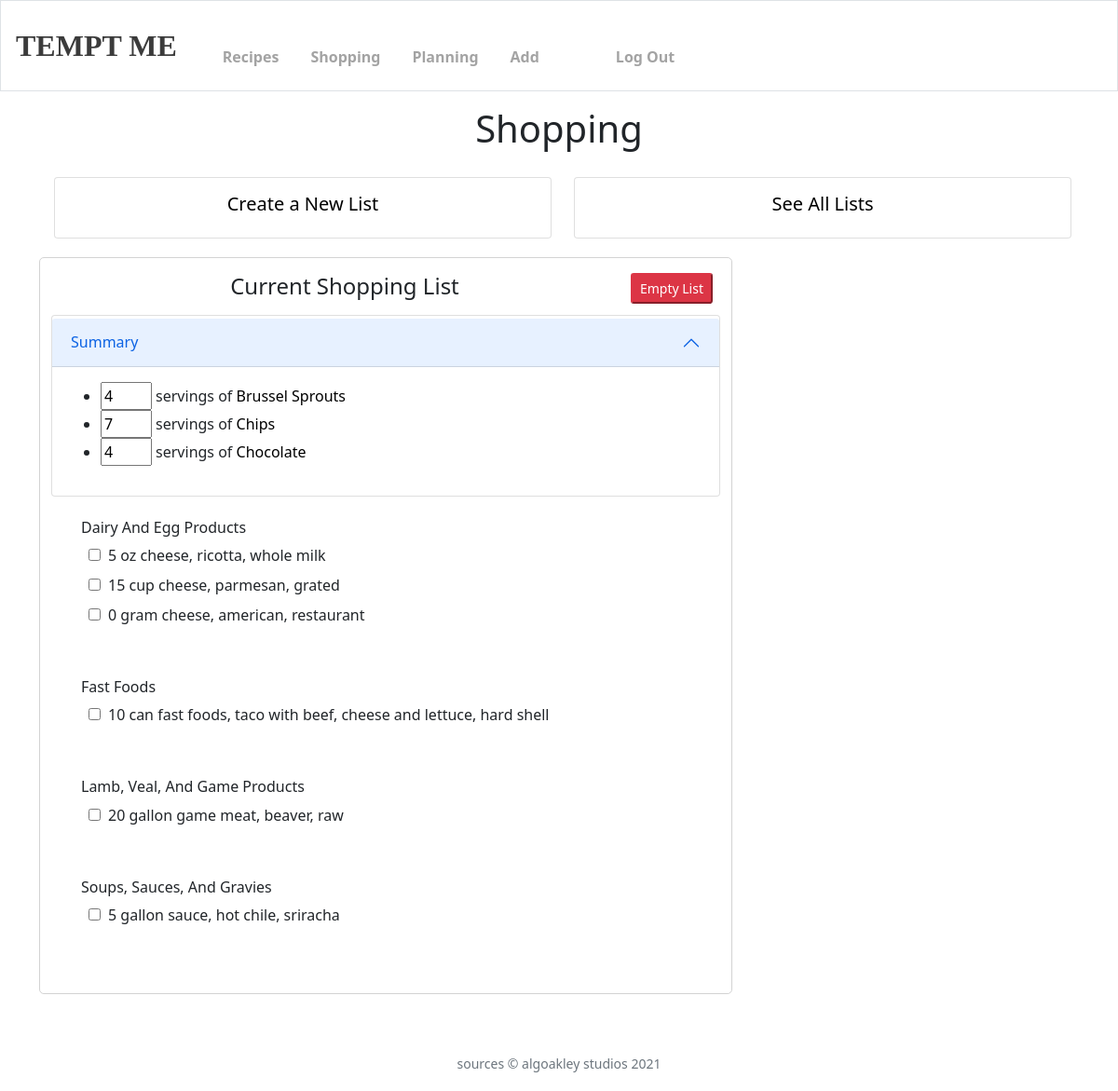
/recipes/shoppinglist/ (signed in), run on an earlier commit of the app's database.
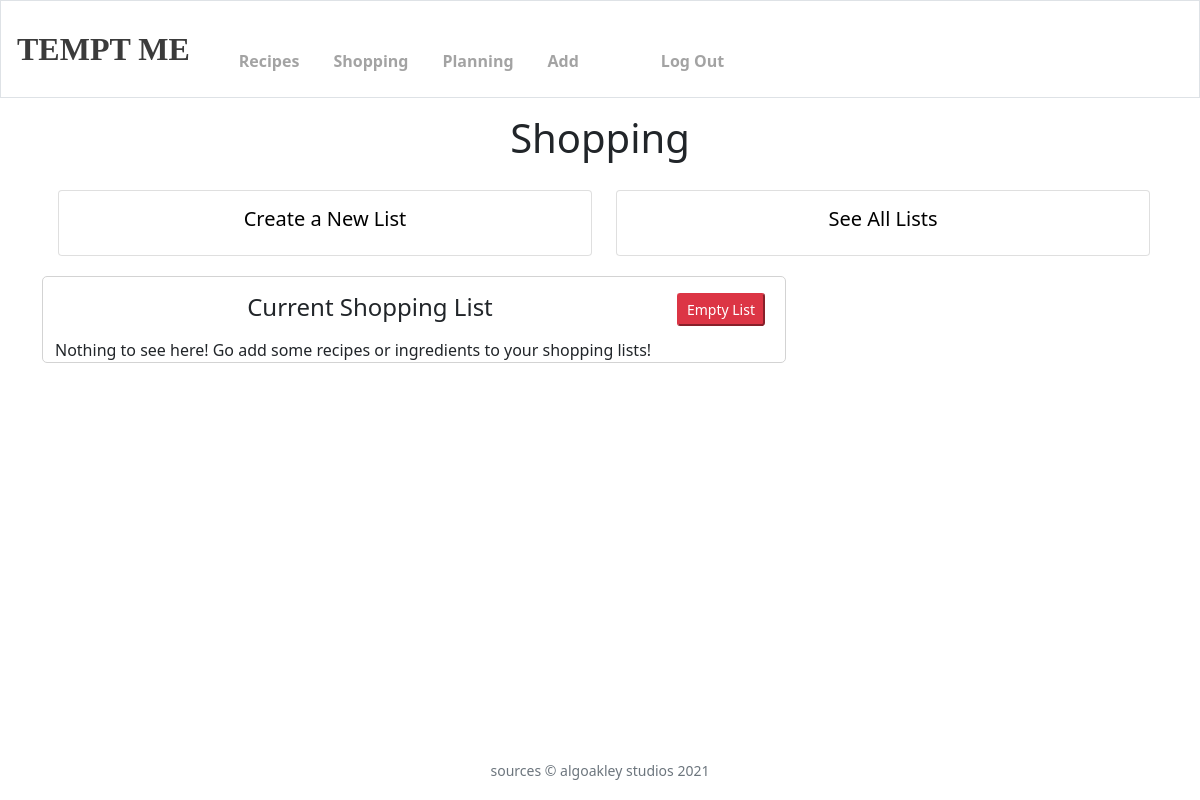
And on a later commit of the database.
### recipes/models.py (models this page shows, shortened)
class CommonInfo(models.Model):
    name = models.CharField(max_length = 256)
    description = models.CharField(max_length = 1024, null = True, blank = True)
    user = models.ForeignKey(User, on_delete=models.SET_NULL, null=True, blank=True)
    class Meta:
        abstract = True
    def __str__(self):
        return self.name

class Recipe(CommonInfo):
    prep_time = models.IntegerField(null = True, blank = True)
    cook_time = models.IntegerField(null = True, blank = True)
    servings = models.IntegerField(default = 4)
    photo = models.ImageField(upload_to = "recipes/", null = True, blank = True)
    notes = models.CharField(max_length = 2048, null = True, blank = True)
    author = models.CharField(max_length = 150, default = "Anonymous")
    public = models.BooleanField(default = False)
    personalized = models.BooleanField(default = False)
    snack_or_meal = models.CharField(
        max_length = 10,
        choices = MEAL_CHOICES,
        default = 'MEAL'
    )
    def get_ingquants(self):
        return IngQuant.objects.filter(recipe = self.id)

class Ingredient(models.Model):
    ingredient = models.CharField(max_length = 256, unique = True)
    user = models.ForeignKey(User, on_delete= models.CASCADE, null=True, blank=True)
    category = models.CharField(
        max_length = 256,
        choices = CATEGORY_CHOICES,
        default = "OTHER"
    )
    typical_serving_size = models.DecimalField(max_digits = 20, decimal_places = 3, null = True, blank = True, default = 0)
    typical_serving_unit = models.CharField(max_length = 50, null = True, blank = True, default = "undefined")
    weight_per_serving = models.DecimalField(max_digits = 20, decimal_places = 3, null = True, blank = True, default = 0)
    def __nutrient_field():
        return models.DecimalField(max_digits = 20, decimal_places = 3, default = 0)
    protein = __nutrient_field()
    fat = __nutrient_field()
    carbs = __nutrient_field()
    calories = __nutrient_field()
    sugar = __nutrient_field()
    fiber = __nutrient_field()
    sodium = __nutrient_field()
    cholesterol = __nutrient_field()
    transfats = __nutrient_field()
    satfats = __nutrient_field()
    monounsatfats = __nutrient_field()
    polyunsatfats = __nutrient_field()
    def __str__(self):
        return self.ingredient

class IngQuant(models.Model):
    ingredient = models.ForeignKey(Ingredient, on_delete = models.CASCADE, related_name = 'ingredients')
    quantity = models.DecimalField(max_digits = 32, decimal_places = 8, default = 0)
    recipe = models.ForeignKey(Recipe, on_delete = models.CASCADE, null = True, blank = True, related_name = 'ingquants')
    shopping_list = models.ForeignKey(ShoppingList, on_delete = models.CASCADE, null = True, blank = True, related_name = 'ingquants')
    meal_plan = models.ForeignKey(MealPlan, on_delete = models.CASCADE, null = True, blank = True, related_name = 'ingquants')
    unit = models.CharField(
        max_length = 13,
        choices = UNIT_CHOICES,
        default = "GRAM"
    )

### recipes/views.py (the view)
# urls.py: path('shoppinglist/', views.shopping, name="shopping"),
@login_required
def shopping(request):
    context = get_shopping_context(request)
    return render(request, 'recipes/shopping.html', context)

### recipes/templatetags/recipe_extras.py (called while the page is built)
@register.filter
def get_item(dictionary, key):
    try:
        key = int(key)
    except:
        pass
    return dictionary.get(key)

### recipes/views.py (called while the page is built)
def query_shopping_lists(request):
    shopping_lists = []
    if request.GET.get("q") == None:
        lists = ShoppingList.objects.filter(user = request.user).order_by('-name')
    else:
        lists = ShoppingList.objects.filter(name__icontains=request.GET.get("q"), user = request.user)
    for each in lists:
        ingquants = each.get_ingquants()
        ingredients = []
        for ingquant in ingquants:
            ingredients.append(ingquant)
        shopping_lists.append([each, ingredients])
    return shopping_lists

### recipes/templates/recipes/shopping.html (shortened to what this page needs)
{% extends "base.html" %}
{% block main %}
    <h1 class='txt-align-c'>Shopping</h1>
    <div class='container'>
        <div class='row'>
            <div class='col-sm-6'>
                <a class='undecorated' href="{% url 'recipes:create_recipe' 'shopping' %}">
                    <div class="card m-1 w-100 ">
                        <div class="card-body">
                            <h5 class="card-title txt-align-c">Create a New List</h5>
                        </div>
                    </div>
                </a>
            </div>
            <div class='col-sm-6'>
                <a class='undecorated' href="{% url 'recipes:index_shopping_lists' %}">
                    <div class="card m-1 w-100 ">
                        <div class="card-body">
                            <h5 class="card-title txt-align-c">See All Lists</h5>
                        </div>
                    </div>
                </a>
            </div>
        </div>
        <div class='row'>
            <div id="replaceable-content" class='col outlined'>
                {% include 'recipes/current_shopping_list.html' %}
            </div>
            <div class='col-md-4'>
            </div>
        </div>
    </div>
{% endblock %}

### recipes/templates/recipes/current_shopping_list.html
{% load recipe_extras %}
{% if not plan_shopping_list %}
    <button class='btn-sm btn-danger float-right my-3 mx-2' id='clear_current_list' onclick='clear_list()'>
        Empty List
    </button>
    <h4 class='txt-align-c m-3'>Current Shopping List</h4>
{% endif %}
{% if shopping %}
    {% if contents %}
    <div class="accordion" id="accordionExample">
        <div class="accordion-item">
            <h2 class="accordion-header" id="headingOne">
                <button class="accordion-button" type="button" data-bs-toggle="collapse" data-bs-target="#collapseOne" aria-expanded="true" aria-controls="collapseOne">
                Summary
                </button>
            </h2>
            <div id="collapseOne" class="accordion-collapse collapse show" aria-labelledby="headingOne" data-bs-parent="#accordionExample">
                <div class="accordion-body">
                    <ul>
                        {% for object in contents %}
                            <li>
                                {% if object.servings %}
                                    {% with object as recipe %}
                                        {% include 'recipes/current_servings.html' %} of
                                    {% endwith %}
                                    <a href='{% url "recipes:detail" object.id %}' class='undecorated'>
                                        {{ object|title }}
                                    </a>
                                {% elif object.days %}
                                    <a href='{% url "recipes:plan_detail" object.id %}' class='undecorated'>
                                        {{ object|title }}
                                    </a>
                                {% else %}
                                    <a href='{% url "recipes:detail_shopping_list" object.id %}' class='undecorated'>
                                        {{ object|title }}
                                    </a>
                                {% endif %}
                            </li>
                        {% endfor %}
                    </ul>
                </div>
            </div>
        </div>
    </div>
    <br>
    {% endif %}
    <ul class="invisible_bullet">
        {% for category in shopping %}
            <li>
                <h6>{{ category|title }}</h6>
                <table>
                    {% for ingquant in shopping|get_item:category %}
                        <tr>
                            <td>
                                <input type="checkbox" name="ing_checkbox">
                            </td>
                            <td>
                                <label for="ing_checkbox">
                                    {{ ingquant.quantity|floatformat }} {{ ingquant.get_unit_display|lower }} {{ ingquant.ingredient }}
                                </label>
                            </td>
                        </tr>
                    {% endfor %}
                </table>
                <br><br>
            </li>
        {% endfor %}
    </ul>
{% else %}
    Nothing to see here! Go add some recipes or ingredients to your shopping lists!
{% endif %}

### recipes/templates/recipes/current_servings.html
<input id='multipler_{{ recipe.id }}' type='number'
    value='{% if recipe.temp_servings %}{{recipe.temp_servings}}{% else %}{{ recipe.servings }}{% endif %}'
    class='num-input' onchange='multiply_servings(this.value, {{ recipe.id }})'> servings

What changed in the data, as far as the page shows it:
removed Recipe: servings "4", name "Brussel Sprouts"
removed Recipe: servings "7", name "Chips"
removed Recipe: servings "4", name "Chocolate"
no longer on this page (row edited): Ingredient: shopping "Dairy And Egg Products"
no longer on this page (row edited): IngQuant: quantity "5", unit "oz", ingredient "cheese, ricotta, whole milk", shown under "Dairy And Egg Products"
no longer on this page (row edited): IngQuant: quantity "15", unit "cup", ingredient "cheese, parmesan, grated", shown under "Dairy And Egg Products"
no longer on this page (row edited): IngQuant: quantity "0", unit "gram", ingredient "cheese, american, restaurant", shown under "Dairy And Egg Products"
no longer on this page (row edited): Ingredient: shopping "Fast Foods"
no longer on this page (row edited): IngQuant: quantity "10", unit "can", ingredient "fast foods, taco with beef, cheese and lettuce, hard shell", shown under "Fast Foods"
no longer on this page (row edited): Ingredient: shopping "Lamb, Veal, And Game Products"
no longer on this page (row edited): IngQuant: quantity "20", unit "gallon", ingredient "game meat, beaver, raw", shown under "Lamb, Veal, And Game Products"
no longer on this page (row edited): Ingredient: shopping "Soups, Sauces, And Gravies"
removed IngQuant: quantity "5", unit "gallon", ingredient "sauce, hot chile, sriracha", shown under "Soups, Sauces, And Gravies"
Also different on the page:
text no longer shown: "Summary"
text now shown: "Nothing to see here! Go add some recipes or ingredients to your shopping lists!"
